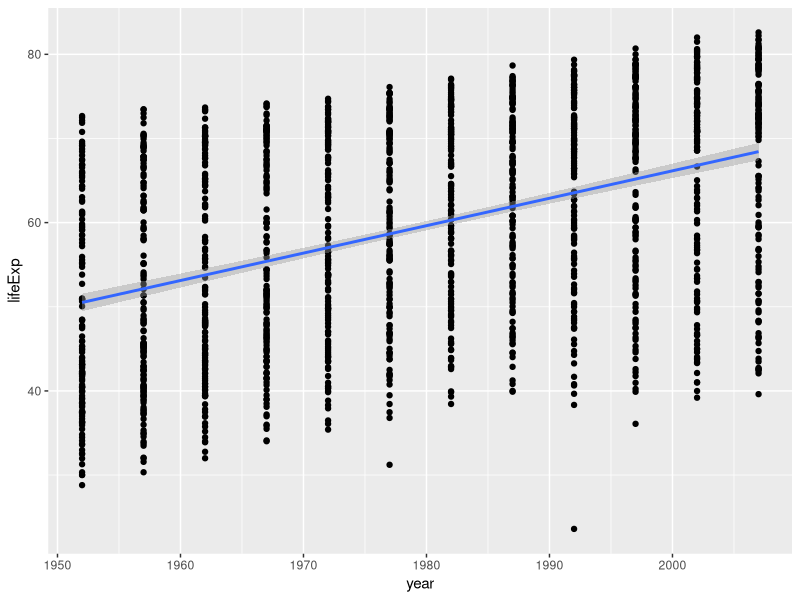

Write R code to recreate this figure. (Note: this script raises an error after producing the figure.)
gDat  <- read.delim("gapminderDataFiveYear.txt")
str(gDat)
lm(lifeExp~year,gDat)
library(ggplot2)
ggplot(gDat, aes(x=year, y=lifeExp))+geom_point()+
geom_smooth(method="lm")
fit <- lm(lifeExp~I(year-1952), gDat)

summary(fit)
coef(fit)

##can you write a function:
##input: a data.frame
##output: the intercept and slope from(see model above)

ifun <- function(data){
  fit <- lm(lifeExp~year, data = data)
  coef(fit)
}

ifun <- function(x){
  fit <- lm(lifeExp~year, data = x)
  coef(fit)
}


ifun <- function(x){
  fit <- lm(lifeExp~country, data = x)
  coef(fit)
}

gDat$
  
  ifun <- function(x){
    
    fit <- lm(lifeExp~Albania, data = x)
    coef(fit)
  } 


##create a subset of gDat = data for one country
##store as object
##apply ifun to it

library(ggplot2)
Rwanda <- subset(gDat, country=="Rwanda")
ggplot(Rwanda, aes(x=year, y=lifeExp))+geom_point()+
  geom_smooth(method="lm")
ifun(Rwanda)
library(plyr)
ddply(gDat,~ country + continent, ifun)


ifun <- function(data){
  fit <- lm(lifeExp~year, data = data)
  coef(fit)
}